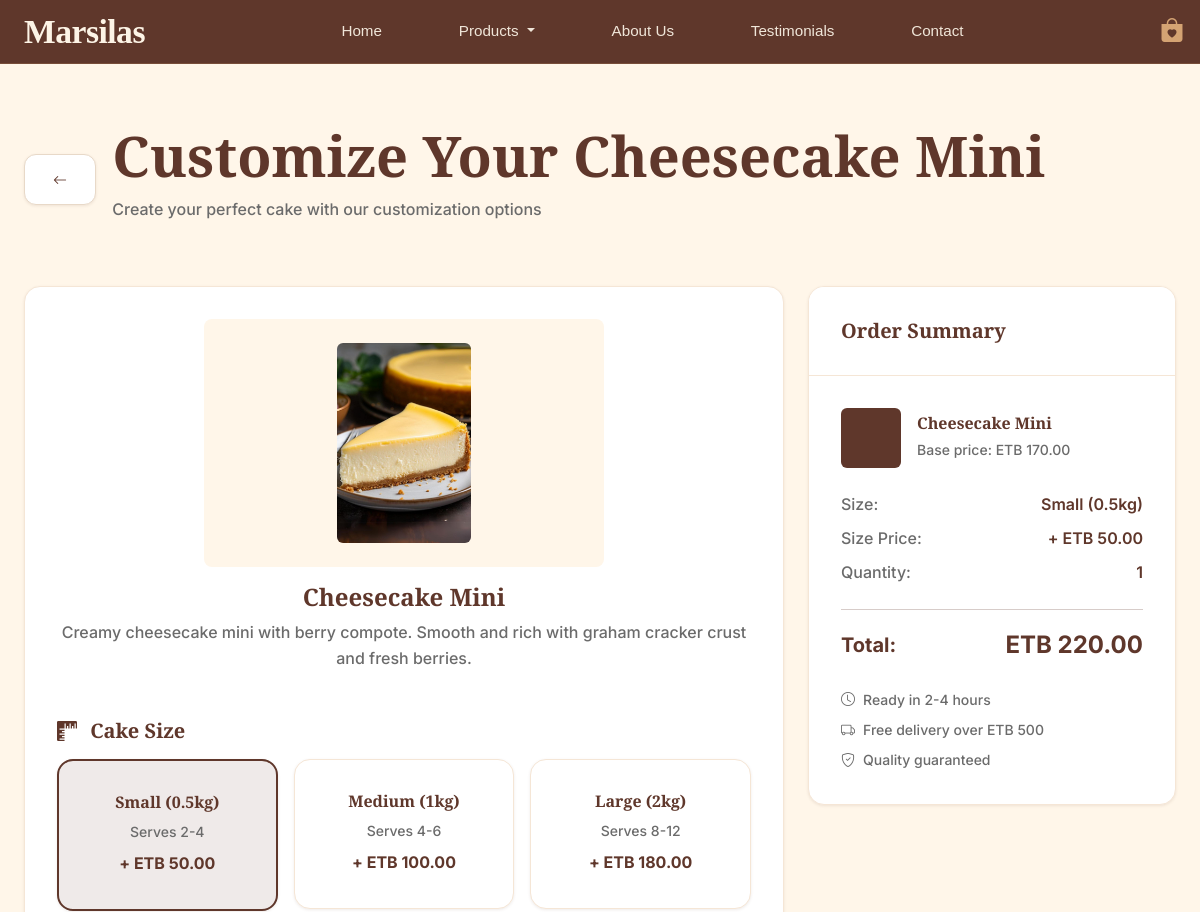
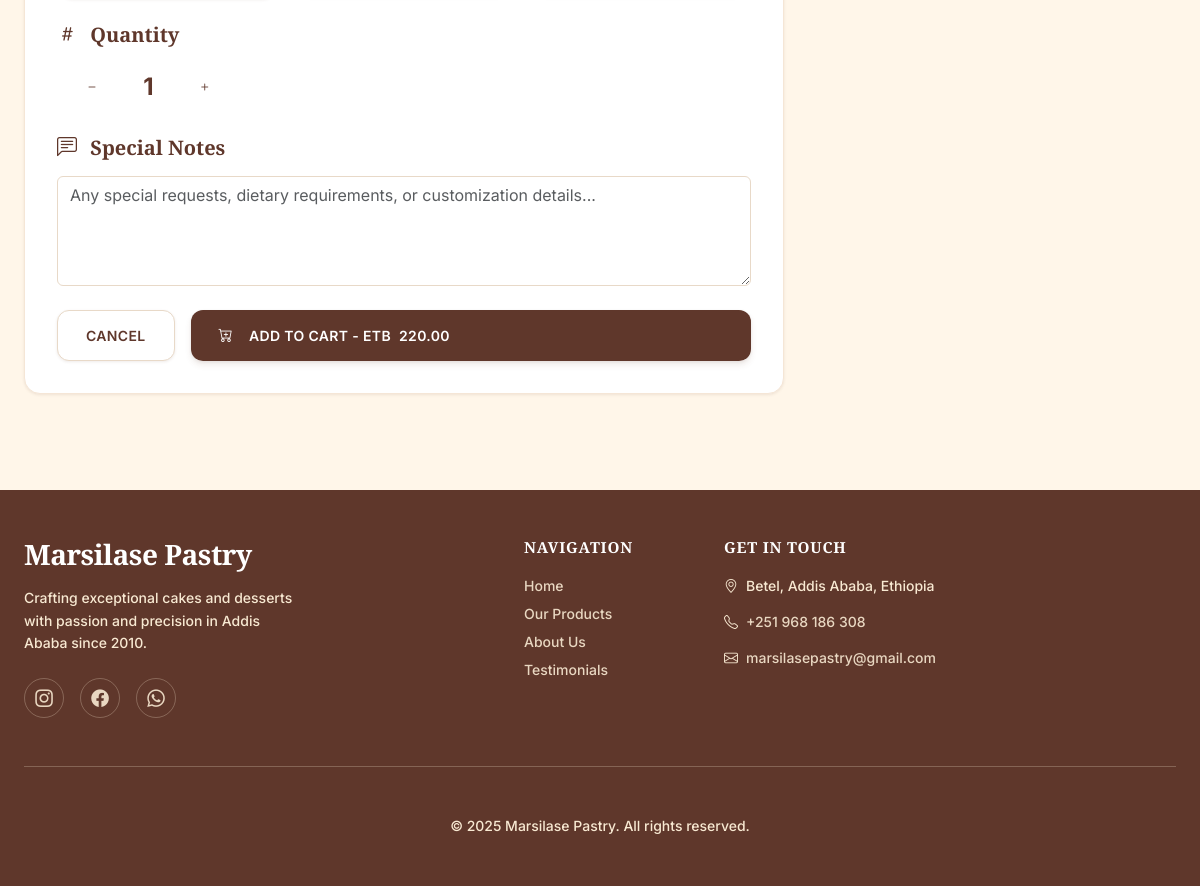
The app's page /?page=customize-cake&cake_id=6 with its own data (2 pictures, top to bottom).
### tables this page shows
CREATE TABLE `cakes` (
  `id` int(11) NOT NULL,
  `name` varchar(255) NOT NULL,
  `description` text DEFAULT NULL,
  `image_url` varchar(500) DEFAULT NULL,
  `price` decimal(10,2) NOT NULL,
  `discount_price` decimal(10,2) DEFAULT 0.00,
  `color` varchar(7) DEFAULT '#C2865A',
  `is_active` tinyint(1) DEFAULT 1,
  `is_featured` tinyint(1) DEFAULT 0,
  `category_id` int(11) DEFAULT NULL,
  `serves` int(11) DEFAULT 4,
  `preparation_time` varchar(50) DEFAULT '2-4 hours',
  `created_at` timestamp NOT NULL DEFAULT current_timestamp(),
  `updated_at` timestamp NOT NULL DEFAULT current_timestamp() ON UPDATE current_timestamp()
);

### pages/customize-cake.php (the view, shortened to what this page needs)
<?php
$cake_id = $_GET['cake_id'] ?? '';
$cake = null;
$cake_sizes = [
    [
        'id' => 1,
        'name' => 'Small (0.5kg)',
        'price' => 50.00,
        'serves' => '2-4'
    ],
    [
        'id' => 2,
        'name' => 'Medium (1kg)',
        'price' => 100.00,
        'serves' => '4-6'
    ],
    [
        'id' => 3,
        'name' => 'Large (2kg)',
        'price' => 180.00,
        'serves' => '8-12'
    ]
];
foreach ($cakes as $c) {
    if ($c['id'] == $cake_id) {
        $cake = $c;
        break;
    }
}
?>
<div class="section">
    <div class="container-narrow">
        <div class="d-flex align-items-center mb-5">
            <a href="?page=home" class="btn btn-secondary me-3">
                <i class="bi bi-arrow-left"></i>
            </a>
            <div>
                <h1 class="display-4 display-font mb-2">Customize Your <?= htmlspecialchars($cake['name']) ?></h1>
                <p class="text-muted">Create your perfect cake with our customization options</p>
            </div>
        </div>
        <div class="row">
            <div class="col-lg-8">
                <div class="card">
                    <div class="card-body">
                        <form id="cakeCustomizationForm">
                            <div class="text-center mb-5">
                                <div class="bg-light rounded-3 p-4 mb-3" style="max-width: 400px; margin: 0 auto;">
                                    <img src="<?= $cake['image_url'] ?: 'https://images.unsplash.com/photo-1578985545062-69928b1d9587?ixlib=rb-4.0.3&auto=format&fit=crop&w=500&q=80' ?>"
                                         alt="<?= htmlspecialchars($cake['name']) ?>"
                                         class="img-fluid rounded-2"
                                         style="max-height: 200px;">
                                </div>
                                <h4><?= htmlspecialchars($cake['name']) ?></h4>
                                <p class="text-muted"><?= htmlspecialchars($cake['description']) ?></p>
                            </div>
                            <div class="mb-4">
                                <h5 class="mb-3">
                                    <i class="bi bi-rulers me-2 text-primary"></i>
                                    Cake Size
                                </h5>
                                <div class="row g-3" id="cakeSizes">
                                    <?php
                                    $first_size = true;
                                    if (!empty($cake_sizes)) {
                                        foreach ($cake_sizes as $size):
                                    ?>
                                    <div class="col-md-4">
                                        <div class="card size-option <?= $first_size ? 'border-primary border-2' : '' ?>"
                                             data-size="<?= $size['id'] ?? 1 ?>"
                                             data-price="<?= $size['price'] ?? 0 ?>"
                                             data-name="<?= htmlspecialchars($size['name'] ?? 'Small') ?>">
                                            <div class="card-body text-center">
                                                <h6 class="mb-2"><?= $size['name'] ?? 'Small' ?></h6>
                                                <p class="text-muted small mb-2">Serves <?= $size['serves'] ?? '2-4' ?></p>
                                                <div class="fw-bold text-primary">
                                                    + ETB <?= number_format($size['price'] ?? 0, 2) ?>
                                                </div>
                                            </div>
                                        </div>
                                    </div>
                                    <?php
                                        $first_size = false;
                                        endforeach;
                                    } else {
                                        echo '<div class="col-12 text-center text-muted">No sizes available</div>';
                                    }
                                    ?>
                                </div>
                            </div>
                            <div class="mb-4">
                                <h5 class="mb-3">
                                    <i class="bi bi-hash me-2 text-primary"></i>
                                    Quantity
                                </h5>
                                <div class="d-flex align-items-center gap-3" style="max-width: 200px;">
                                    <button type="button" class="btn btn-outline-secondary" onclick="updateQuantity(-1)">
                                        <i class="bi bi-dash"></i>
                                    </button>
                                    <span class="fw-bold fs-4" id="quantityDisplay">1</span>
                                    <button type="button" class="btn btn-outline-secondary" onclick="updateQuantity(1)">
                                        <i class="bi bi-plus"></i>
                                    </button>
                                </div>
                            </div>
                            <div class="mb-4">
                                <h5 class="mb-3">
                                    <i class="bi bi-chat-left-text me-2 text-primary"></i>
                                    Special Notes
                                </h5>
                                <textarea class="form-control" name="special_notes" rows="4"
                                          placeholder="Any special requests, dietary requirements, or customization details..."></textarea>
                            </div>
                            <div class="d-flex gap-3">
                                <a href="?page=home" class="btn btn-secondary">Cancel</a>
                                <button type="button" class="btn btn-primary flex-fill" onclick="addToCart()" id="addToCartBtn">
                                    <i class="bi bi-cart-plus me-2"></i>
                                    Add to Cart - ETB <span id="totalPrice"><?= number_format($cake['price'] + ($cake_sizes[0]['price'] ?? 0), 2) ?></span>
                                </button>
                            </div>
                        </form>
                    </div>
                </div>
            </div>
            <div class="col-lg-4">
                <div class="card">
                    <div class="card-header">
                        <h5 class="mb-0">Order Summary</h5>
                    </div>
                    <div class="card-body">
                        <div class="d-flex align-items-center mb-4">
                            <div class="bg-primary rounded-2 d-flex align-items-center justify-content-center text-white me-3"
                                 style="width: 60px; height: 60px;">
                            </div>
                            <div>
                                <h6 class="mb-1"><?= htmlspecialchars($cake['name']) ?></h6>
                                <small class="text-muted">Base price: ETB <?= number_format($cake['price'], 2) ?></small>
                            </div>
                        </div>
                        <div class="mb-4">
                            <div class="d-flex justify-content-between align-items-center mb-2">
                                <span class="text-muted">Size:</span>
                                <span id="summarySize" class="fw-semibold"><?= $cake_sizes[0]['name'] ?? 'Small' ?></span>
                            </div>
                            <div class="d-flex justify-content-between align-items-center mb-2">
                                <span class="text-muted">Size Price:</span>
                                <span id="summarySizePrice" class="fw-semibold">+ ETB <?= number_format($cake_sizes[0]['price'] ?? 0, 2) ?></span>
                            </div>
                            <div class="d-flex justify-content-between align-items-center mb-2">
                                <span class="text-muted">Quantity:</span>
                                <span id="summaryQuantity" class="fw-semibold">1</span>
                            </div>
                        </div>
                        <hr>
                        <div class="d-flex justify-content-between align-items-center">
                            <span class="fs-5 fw-bold">Total:</span>
                            <span id="summaryTotal" class="fs-4 fw-bold text-primary">
                            </span>
                        </div>
                        <div class="mt-4">
                            <div class="d-flex align-items-center text-muted small mb-2">
                                <i class="bi bi-clock me-2"></i>
                                <span>Ready in 2-4 hours</span>
                            </div>
                            <div class="d-flex align-items-center text-muted small mb-2">
                                <i class="bi bi-truck me-2"></i>
                                <span>Free delivery over ETB 500</span>
                            </div>
                            <div class="d-flex align-items-center text-muted small">
                                <i class="bi bi-shield-check me-2"></i>
                                <span>Quality guaranteed</span>
                            </div>
                        </div>
                    </div>
                </div>
            </div>
        </div>
    </div>
</div>

### index.php (style rules this page uses)
:root { --font-display: 'Playfair Display', serif; --font-primary: 'Inter', -apple-system, BlinkMacSystemFont, sans-serif; --primary-50: #FFF6E9; --primary-100: #5F372B; --primary-200: #4A2B22; --primary-300: #5F372B; --primary-400: #4A2B22; --primary-500: #5F372B; --primary-600: #4A2B22; --primary-700: #5F372B; --primary-800: #4A2B22; --primary-900: #3A231F; --light-caramel: #F8E9D2; --warm-chocolate: #C2865A; --deep-espresso: #4A2E2B; --cream: #FFF6E9; --gold-accent: #D4A373; --neutral-50: #FFF6E9; --neutral-100: #FFF6E9; --neutral-200: #F5E6D6; --neutral-300: #E8D9C8; --neutral-400: #D4C4B0; --neutral-500: #74422b; --neutral-600: #8B4D25; --neutral-700: #5F372B; --neutral-800: #4A2B22; --neutral-900: #3A231F; --gold-accent: #D4A373; --text-dark: #5F372B; --text-light: #FFF6E9; --text-muted: #6B6B6B; --space-xs: 0.5rem; --space-sm: 1rem; --space-md: 1.5rem; --space-lg: 2rem; --space-xl: 3rem; --space-2xl: 4rem; --space-3xl: 6rem; --shadow-sm: 0 1px 3px rgba(95, 55, 43, 0.1); --shadow-md: 0 4px 6px rgba(95, 55, 43, 0.1), 0 1px 3px rgba(95, 55, 43, 0.08); --shadow-lg: 0 10px 15px rgba(95, 55, 43, 0.1), 0 4px 6px rgba(95, 55, 43, 0.05); --shadow-xl: 0 20px 25px rgba(95, 55, 43, 0.1), 0 10px 10px rgba(95, 55, 43, 0.04); --radius-sm: 0.375rem; --radius-md: 0.5rem; --radius-lg: 0.75rem; --radius-xl: 1rem; --radius-2xl: 1.5rem; --transition-fast: 0.15s cubic-bezier(0.4, 0, 0.2, 1); --transition-base: 0.3s cubic-bezier(0.4, 0, 0.2, 1); --transition-slow: 0.5s cubic-bezier(0.4, 0, 0.2, 1); }
* { margin: 0; padding: 0; box-sizing: border-box; }
html { scroll-behavior: smooth; font-size: 16px; }
body { font-family: var(--font-primary); line-height: 1.6; color: var(--text-dark); background: var(--primary-50); overflow-x: hidden; font-weight: 500; }
.display-font { font-family: var(--font-display) !important; font-weight: 700 !important; line-height: 1.2; }
h1, h2, h3, h4, h5, h6 { font-family: var(--font-display) !important; font-weight: 700 !important; line-height: 1.2; color: var(--text-dark); }
.btn, nav, input, select, textarea, .badge { font-family: var(--font-primary) !important; }
.section { padding: var(--space-3xl) 0; position: relative; background: var(--primary-50); }
.container-narrow { max-width: 1200px; margin: 0 auto; padding: 0 var(--space-md); }
.btn { display: inline-flex; align-items: center; gap: var(--space-xs); padding: 0.875rem 1.75rem; font-weight: 600; text-decoration: none; border-radius: var(--radius-lg); transition: var(--transition-base); border: none; cursor: pointer; font-size: 0.875rem; text-transform: uppercase; letter-spacing: 0.025em; font-family: var(--font-primary); }
.btn-primary { background: var(--primary-100); color: white; box-shadow: var(--shadow-md); }
.btn-secondary { background: white; color: var(--text-dark); border: 1px solid var(--neutral-300); box-shadow: var(--shadow-sm); }
.card { background: white; border-radius: var(--radius-xl); box-shadow: var(--shadow-sm); border: 1px solid var(--neutral-200); overflow: hidden; transition: var(--transition-base); color: var(--text-dark); }
.card-header { padding: var(--space-lg); border-bottom: 1px solid var(--neutral-200); background: white; color: var(--text-dark); }
.card-body { padding: var(--space-lg); }
.form-control, .form-select { border-color: var(--neutral-300); background: white; color: var(--text-dark); font-family: var(--font-primary); }

### pages/customize-cake.php (style rules this page uses)
.size-option { cursor: pointer; transition: all 0.2s ease; background: white; color: var(--text-dark); border: 1px solid var(--neutral-200); }
.size-option.border-primary { border-color: var(--primary-100) !important; background: rgba(95, 55, 43, 0.1); }
.card { background: white; color: var(--text-dark); }
.card-header { background: white; border-bottom: 1px solid var(--neutral-200); color: var(--text-dark); }
.form-control, .form-select { background: white; color: var(--text-dark); border: 1px solid var(--neutral-300); }
.btn-outline-secondary { border-color: var(--neutral-400); color: var(--text-dark); }
.text-primary { color: var(--primary-100) !important; }
.text-muted { color: var(--text-muted) !important; }
.bg-light { background: var(--neutral-100) !important; color: var(--text-dark) !important; }
.bg-primary { background: var(--primary-100) !important; }

### records on screen
cakes: name "Cheesecake Mini", image_url (picture), description "Creamy cheesecake mini with berry compote. Smooth and rich with graham cracker crust and fresh berries.", $cake['price'] + ($cake_sizes[0]['price'] ?? 0) "220.00", price "170.00"

### other values on screen
$size['name'] "Small (0.5kg)"
$size['serves'] "2-4"
$size['price'] "50.00"
$size['name'] "Medium (1kg)"
$size['serves'] "4-6"
$size['price'] "100.00"
$size['name'] "Large (2kg)"
$size['serves'] "8-12"
$size['price'] "180.00"
